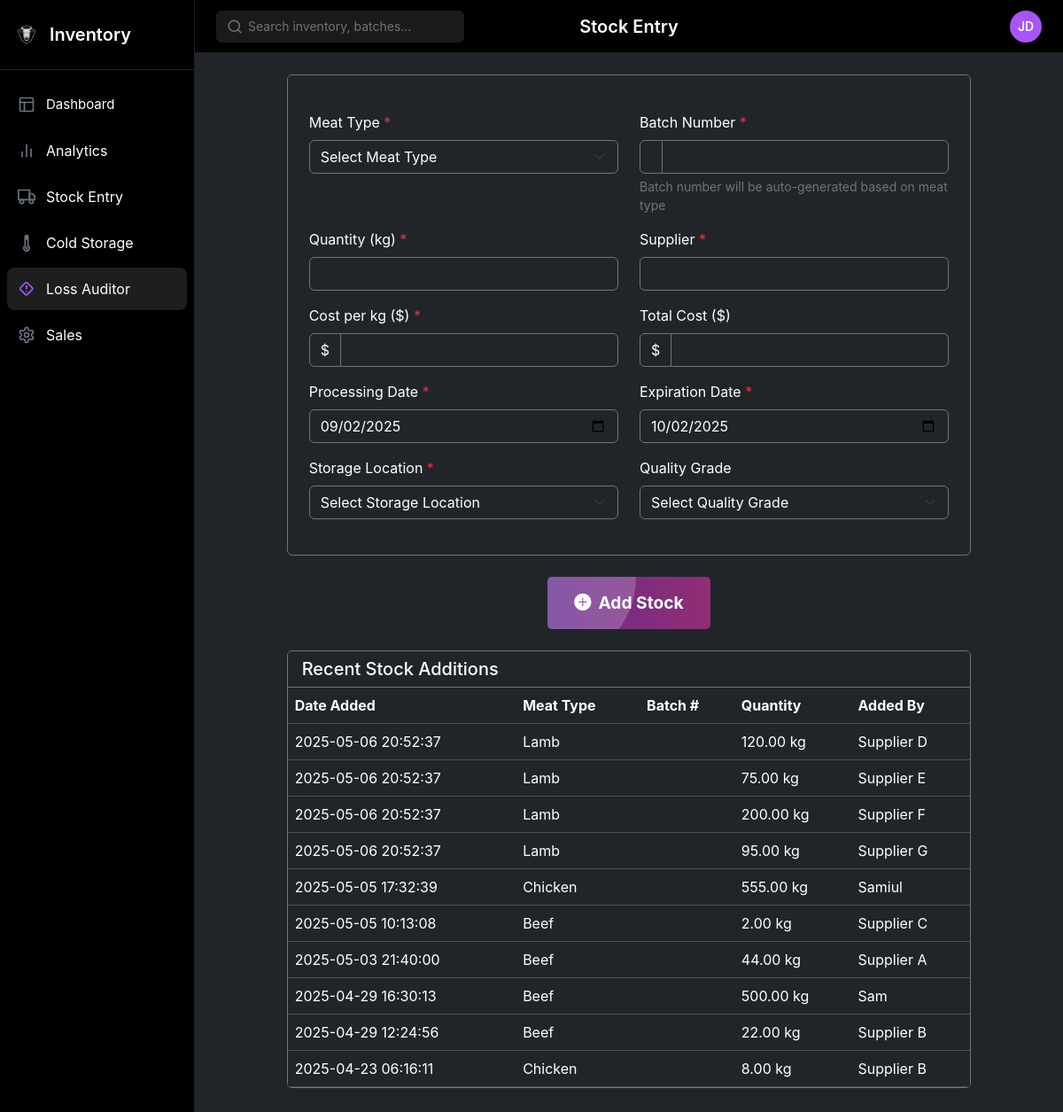
/All/add_stock.php, run on the app's committed database.
### tables this page shows
CREATE TABLE `stockdata` (
  `batch_id` varchar(50) NOT NULL,
  `type` varchar(255) NOT NULL,
  `quantity` decimal(10,2) NOT NULL,
  `supplier` varchar(255) NOT NULL,
  `cost` decimal(10,2) NOT NULL,
  `processing_date` date NOT NULL,
  `expiration_Date` date NOT NULL,
  `location` varchar(255) NOT NULL,
  `date_added` timestamp NOT NULL DEFAULT current_timestamp(),
  `coldstorage_id` int(11) DEFAULT NULL,
  `farm_manager_id` int(11) DEFAULT NULL
);

### All/add_stock.php (the view, shortened to what this page needs)
<!DOCTYPE html>
<html lang="en">
<head>
    <link href="https://cdn.jsdelivr.net/npm/bootstrap@5.3.2/dist/css/bootstrap.min.css" rel="stylesheet">
    <link rel="stylesheet" href="https://cdn.jsdelivr.net/npm/bootstrap-icons@1.11.1/font/bootstrap-icons.css">
    <link rel="stylesheet" href="css/styles3.css">
</head>
<body>
    <div class="app-container">
        <aside class="sidebar">
            <div class="sidebar-header">
                <div class="logo">
                    <img src="logo.png" alt="IN" width="28" height="28">
                    <span class="brand-name">Inventory</span>
                </div>
            </div>
            <nav class="sidebar-nav">
                <a href="../All/dashboard.php" class="nav-item ">
                    <span class="nav-item-dashboard">Dashboard</span>
                </a>
                <a href="analytics.php" class="nav-item">
                    <span class="nav-item-name">Analytics</span>
                </a>
                <a href="../All/add_stock.php" class="nav-item">
                    <span class="nav-item-name">Stock Entry</span>
                </a>
                <a href="../coldstorage/dashboard-template.php" class="nav-item">
    <span class="nav-item-name">Cold Storage</span>
</a>
<a href="..\lossaduitor\dashboard-1.php" class="nav-item active">
    <span class="nav-item-name">Loss Auditor</span>
</a>
<a href="../productseller/productseller.php" class="nav-item">
                    <span class="nav-item-name">Sales</span>
                </a>
            </nav>
        </aside>
        <main class="main-content">
            <header class="header">
                <div class="search-container">
                    <svg xmlns="http://www.w3.org/2000/svg" width="18" height="18" viewBox="0 0 24 24" fill="none" stroke="currentColor" stroke-width="2" stroke-linecap="round" stroke-linejoin="round" class="search-icon">
                        <circle cx="11" cy="11" r="8"></circle>
                        <line x1="21" y1="21" x2="16.65" y2="16.65"></line>
                    </svg>
                    <input type="text" placeholder="Search inventory, batches..." class="search-input">
                </div>
                <h1 class="page-title"> Stock Entry</h1>
                <div class="profile-container">
                    <button id="profileButton" class="profile-button">
                        <div class="profile-avatar">JD</div>
                    </button>
                </div>
            </header>
</head>
<body class="bg-dark text-light">
    <div class="container-fluid">
                <div class="container py-4">
                    <div class="row justify-content-center">
                        <div class="col-lg-10">
                            <div class="card bg-dark border-secondary mb-4">
                                <div class="card-header bg-dark ">
                                </div>
                                <div class="card-body p-4">
                                    <form method="POST" action="<?= $_SERVER['PHP_SELF'] ?>" id="addStockForm">
                                        <div class="row">
                                            <div class="col-md-6 mb-3">
                                                <label for="type" class="form-label text-white">Meat Type <span class="text-danger">*</span></label>
                                                <select class="form-select bg-dark text-white border-secondary" name="type" id="type" required>
                                                    <option value="">Select Meat Type</option>
                                                </select>
                                            </div>
                                            <div class="col-md-6 mb-3">
                                                <label for="batch" class="form-label text-white">Batch Number <span class="text-danger">*</span></label>
                                                <div class="input-group">
                                                    <span class="input-group-text bg-dark text-white border-secondary" id="batch-prefix"></span>
                                                    <input type="text" class="form-control bg-dark text-white border-secondary" name="batch" id="batch" required>
                                                </div>
                                                <div class="form-text text-secondary">Batch number will be auto-generated based on meat type</div>
                                            </div>
                                        </div>
                                        <div class="row">
                                            <div class="col-md-6 mb-3">
                                                <label for="quantity" class="form-label text-white">Quantity (kg) <span class="text-danger">*</span></label>
                                                <input type="number" class="form-control bg-dark text-white border-secondary" name="quantity" id="quantity" step="0.01" min="0" required>
                                            </div>
                                            <div class="col-md-6 mb-3">
                                                <label for="supplier" class="form-label text-white">Supplier <span class="text-danger">*</span></label>
                                                <input type="text" class="form-control bg-dark text-white border-secondary" name="supplier" id="supplier" required>
                                            </div>
                                        </div>
                                        <div class="row">
                                            <div class="col-md-6 mb-3">
                                                <label for="cost" class="form-label text-white">Cost per kg ($) <span class="text-danger">*</span></label>
                                                <div class="input-group">
                                                    <span class="input-group-text bg-dark text-white border-secondary">$</span>
                                                    <input type="number" class="form-control bg-dark text-white border-secondary" name="cost" id="cost" step="0.01" min="0" required>
                                                </div>
                                            </div>
                                            <div class="col-md-6 mb-3">
                                                <label for="totalCost" class="form-label text-white">Total Cost ($)</label>
                                                <div class="input-group">
                                                    <span class="input-group-text bg-dark text-white border-secondary">$</span>
                                                    <input type="text" class="form-control bg-dark text-white border-secondary" id="totalCost" readonly>
                                                </div>
                                            </div>
                                        </div>
                                        <div class="row">
                                            <div class="col-md-6 mb-3">
                                                <label for="processingDate" class="form-label text-white">Processing Date <span class="text-danger">*</span></label>
                                                <input type="date" class="form-control bg-dark text-white border-secondary" name="processingDate" id="processingDate" required>
                                            </div>
                                            <div class="col-md-6 mb-3">
                                                <label for="expirationDate" class="form-label text-white">Expiration Date <span class="text-danger">*</span></label>
                                                <input type="date" class="form-control bg-dark text-white border-secondary" name="expirationDate" id="expirationDate" required>
                                            </div>
                                        </div>
                                        <div class="row">
                                            <div class="col-md-6 mb-3">
                                                <label for="location" class="form-label text-white">Storage Location <span class="text-danger">*</span></label>
                                                <select class="form-select bg-dark text-white border-secondary" name="location" id="location" required>
                                                    <option value="">Select Storage Location</option>
                                                </select>
                                            </div>
                                            <div class="col-md-6 mb-3">
                                                <label for="quality" class="form-label text-white">Quality Grade</label>
                                                <select class="form-select bg-dark text-white border-secondary" name="quality" id="quality">
                                                    <option value="">Select Quality Grade</option>
                                                </select>
                                            </div>
                                        </div>
                                    </form>
                                </div>
                            </div>
<div class="text-center mb-4">
    <button type="submit" form="addStockForm" class="btn-modern-add">
        <div class="btn-content">
            <i class="bi bi-plus-circle-fill me-2"></i>
            <span>Add Stock</span>
        </div>
        <div class="btn-glow"></div>
    </button>
</div>
<div class="card bg-dark border-secondary mb-5">
    <div class="card-header bg-dark border-secondary">
        <h5 class="card-title mb-0 text-white">Recent Stock Additions</h5>
    </div>
    <div class="card-body p-0">
        <div class="table-responsive">
            <table class="table table-dark table-hover mb-0">
                <thead>
                    <tr>
                        <th class="text-white">Date Added</th>
                        <th class="text-white">Meat Type</th>
                        <th class="text-white">Batch #</th>
                        <th class="text-white">Quantity</th>
                        <th class="text-white">Added By</th>
                    </tr>
                </thead>
                <tbody>
                    <?php
                    include 'includes/config.php';
                    $sql = "SELECT * FROM stockData ORDER BY date_added DESC LIMIT 10";
                    $result = $conn->query($sql);
                    if ($result->num_rows > 0) {
                        while ($row = $result->fetch_assoc()) {
                            echo "<tr>
                                    <td class='text-white'>" . $row['date_added'] . "</td>
                                    <td class='text-white'>" . $row['type'] . "</td>
                                    <td class='text-white'>" . $row['batch'] . "</td>
                                    <td class='text-white'>" . $row['quantity'] . " kg</td>
                                    <td class='text-white'>" . $row['supplier'] . "</td>
                                  </tr>";
                        }
                    } else {
                        echo "<tr><td colspan='5' class='text-center text-white'>No stock data available</td></tr>";
                    }
                    ?>
                </tbody>
            </table>
        </div>
    </div>
</div>
                        </div>
                    </div>
                </div>
            </div>
        </div>
</body>
</html>

### All/css/styles3.css (style rules this page uses)
:root { --bs-purple: #a855f7; --bs-pink: #ec4899; --bs-orange: #f97316; --bs-blue: #3b82f6; --bs-gray: #6b7280; --sidebar-width: 220px; --sidebar-bg: #000000; --sidebar-hover: #1a1a1a; --sidebar-active: #1e1e1e; --header-height: 60px; --content-bg: #000000; --card-bg: #0a0a0a; --border-color: #222222; }
* { margin: 0; padding: 0; box-sizing: border-box; }
body { font-family: "Inter", -apple-system, BlinkMacSystemFont, "Segoe UI", Roboto, Oxygen, Ubuntu, Cantarell, "Open Sans", "Helvetica Neue", sans-serif; background-color: var(--content-bg); color: #ffffff; line-height: 1.5; overflow-x: hidden; }
.app-container { display: flex; width: 100%; height: 100vh; overflow: hidden; }
.sidebar { width: var(--sidebar-width); background-color: var(--sidebar-bg); border-right: 1px solid var(--border-color); height: 100vh; position: fixed; top: 0; left: 0; z-index: 10; overflow-y: auto; transition: all 0.3s ease; }
.sidebar-header { padding: 1.5rem 1rem; border-bottom: 1px solid var(--border-color); }
.logo { display: flex; align-items: center; gap: 0.75rem; }
.brand-name { font-size: 1.25rem; font-weight: 600; color: #ffffff; }
.sidebar-nav { display: flex; flex-direction: column; padding: 1rem 0.5rem; gap: 0.25rem; }
.nav-item { display: flex; align-items: center; padding: 0.75rem; color: #ffffff; text-decoration: none; border-radius: 0.5rem; transition: all 0.2s ease; }
.nav-item .icon { margin-right: 0.75rem; color: var(--bs-gray); }
.nav-item-dashboard { font-size: 0.9375rem; }
.nav-item.active { background-color: var(--sidebar-active); }
.nav-item.active .icon { color: var(--bs-purple); }
.main-content { margin-left: var(--sidebar-width); width: calc(100% - var(--sidebar-width)); height: 100vh; overflow-y: auto; overflow-x: hidden; }
.header { height: var(--header-height); display: flex; align-items: center; justify-content: space-between; padding: 0 1.5rem; border-bottom: 1px solid var(--border-color); position: sticky; top: 0; background-color: var(--content-bg); z-index: 5; }
.search-container { position: relative; width: 280px; }
.search-input { background-color: #1a1a1a; border: none; border-radius: 6px; color: #ffffff; padding: 0.5rem 1rem 0.5rem 2.25rem; width: 100%; height: 36px; font-size: 0.875rem; }
.search-input::placeholder { color: #6c757d; }
.search-icon { position: absolute; left: 0.75rem; top: 50%; transform: translateY(-50%); color: #6c757d; }
.page-title { font-size: 1.25rem; font-weight: 600; margin: 0; color: #ffffff; position: absolute; left: 50%; transform: translateX(-50%); }
.profile-container { position: relative; }
.profile-button { background: none; border: none; cursor: pointer; padding: 0; display: flex; align-items: center; justify-content: center; }
.profile-avatar { width: 36px; height: 36px; border-radius: 50%; background-color: var(--bs-purple); color: white; display: flex; align-items: center; justify-content: center; font-weight: 600; font-size: 0.875rem; transition: all 0.2s ease; }
.table-responsive { overflow-x: auto; }

### All/add_stock.php (style rules this page uses)
.btn-modern-add { position: relative; padding: 15px 30px; border: none; background: linear-gradient(to right, #662D91, #912D73); color: #fff; font-size: 1.2em; font-weight: bold; border-radius: 5px; overflow: hidden; cursor: pointer; transition: transform 0.3s ease; }
.btn-modern-add .btn-content { position: relative; z-index: 2; display: flex; align-items: center; }
.btn-modern-add .btn-glow { position: absolute; top: var(--y, 0); left: var(--x, 0); transform: translate(-50%, -50%); width: 200px; height: 200px; background: rgba(255, 255, 255, 0.2); border-radius: 50%; z-index: 1; transition: width 0.4s ease, height 0.4s ease; }

### data on the page
stockdata: date_added "2025-05-06 20:52:37", type "Lamb", quantity "120.00", supplier "Supplier D"
stockdata: date_added "2025-05-06 20:52:37", type "Lamb", quantity "75.00", supplier "Supplier E"
stockdata: date_added "2025-05-06 20:52:37", type "Lamb", quantity "200.00", supplier "Supplier F"
stockdata: date_added "2025-05-06 20:52:37", type "Lamb", quantity "95.00", supplier "Supplier G"
stockdata: date_added "2025-05-05 17:32:39", type "Chicken", quantity "555.00", supplier "Samiul"
stockdata: date_added "2025-05-05 10:13:08", type "Beef", quantity "2.00", supplier "Supplier C"
stockdata: date_added "2025-05-03 21:40:00", type "Beef", quantity "44.00", supplier "Supplier A"
stockdata: date_added "2025-04-29 16:30:13", type "Beef", quantity "500.00", supplier "Sam"
stockdata: date_added "2025-04-29 12:24:56", type "Beef", quantity "22.00", supplier "Supplier B"
stockdata: date_added "2025-04-23 06:16:11", type "Chicken", quantity "8.00", supplier "Supplier B"
